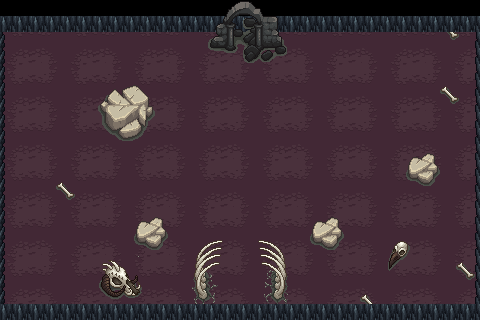

Rendered tile map (Tiled .tmx) drawn with the repository's tilesets; below, a short description and the map source with its tile grids summarised:
An orthogonal 30x20 tile map with 16x16 px tiles, 5 tile layers (Piso, Objetos del piso, Paredes, pilares entrada, ...), 4 tilesets and 16 objects.

<map version="1.10" tiledversion="1.11.2" orientation="orthogonal" renderorder="right-down" width="30" height="20" tilewidth="16" tileheight="16" infinite="0" nextlayerid="11" nextobjectid="33">
 <tileset firstgid="1" source="../../tiled_mapa2/Tiled_files/Ground_rocks.tsx" />
 <tileset firstgid="2263" source="../../tiled_mapa2/Tiled_files/Objects_animated3.tsx" />
 <tileset firstgid="3979" source="../../tiled_mapa2/Tiled_files/Objects.tsx" />
 <tileset firstgid="7579" source="texturas.tsx" />
 <layer id="1" name="Piso" width="30" height="20">
  <data>[600 cells, 570 non-empty, 12 distinct tile ids]</data>
 </layer>
 <layer id="6" name="Objetos del piso" width="30" height="20">
  <data>[600 cells, 33 non-empty, 17 distinct tile ids]</data>
 </layer>
 <layer id="5" name="Paredes" width="30" height="20">
  <data>[600 cells, 94 non-empty, 4 distinct tile ids]</data>
 </layer>
 <layer id="4" name="pilares entrada" width="30" height="20">
  <data>[600 cells, 59 non-empty, 41 distinct tile ids]</data>
 </layer>
 <layer id="3" name="puerta" width="30" height="20">
  <data>[600 cells, 20 non-empty, 20 distinct tile ids]</data>
 </layer>
 <objectgroup id="7" name="colisiones">
  <properties>
   <property name="colision" type="bool" value="true" />
  </properties>
  <object id="11" x="106.846" y="91.153" width="36.8254" height="37.7692">
   <properties>
    <property name="colision" type="bool" value="true" />
   </properties>
  </object>
  <object id="12" x="269.674" y="244.644" width="15.6952" height="56.1404">
   <properties>
    <property name="colision" type="bool" value="true" />
   </properties>
  </object>
  <object id="16" x="0.68872" y="11.1293" width="226.372" height="9.0549">
   <properties>
    <property name="colision" type="bool" value="true" />
   </properties>
  </object>
  <object id="17" x="260.437" y="10.7849" width="218.525" height="10.2622">
   <properties>
    <property name="colision" type="bool" value="true" />
   </properties>
  </object>
  <object id="18" x="-1.72592" y="8.62548" width="7.24392" height="315.11">
   <properties>
    <property name="colision" type="bool" value="true" />
   </properties>
  </object>
  <object id="19" x="4.22562" y="305.014" width="477.495" height="15.0915">
   <properties>
    <property name="colision" type="bool" value="true" />
   </properties>
  </object>
  <object id="20" x="475.08" y="-3.0183" width="8.45124" height="336.238">
   <properties>
    <property name="colision" type="bool" value="true" />
   </properties>
  </object>
  <object id="22" x="218.525" y="8.10068" width="13.2805" height="35.6159">
   <properties>
    <property name="colision" type="bool" value="true" />
   </properties>
  </object>
  <object id="23" x="259.143" y="4.04524" width="13.8842" height="38.0306">
   <properties>
    <property name="colision" type="bool" value="true" />
   </properties>
  </object>
  <object id="24" x="197.646" y="246.676" width="15.6952" height="53.7257">
   <properties>
    <property name="colision" type="bool" value="true" />
   </properties>
  </object>
  <object id="25" x="141.256" y="220.638" width="21.1281" height="15.0853">
   <properties>
    <property name="colision" type="bool" value="true" />
   </properties>
  </object>
  <object id="26" x="103.828" y="264.791" width="27.7684" height="22.8478">
   <properties>
    <property name="colision" type="bool" value="true" />
   </properties>
  </object>
  <object id="27" x="412.125" y="158.546" width="23.717" height="17.504">
   <properties>
    <property name="colision" type="bool" value="true" />
   </properties>
  </object>
  <object id="28" x="316.921" y="218.827" width="21.7318" height="25.3537">
   <properties>
    <property name="colision" type="bool" value="true" />
   </properties>
  </object>
 </objectgroup>
 <objectgroup id="9" name="spawns">
  <object id="30" x="209.268" y="286.503">
   <properties>
    <property name="name" value="spawn_centro" />
    <property name="sala_id" value="sala3" />
   </properties>
   <point />
  </object>
 </objectgroup>
 <objectgroup id="10" name="transiciones">
  <object id="31" x="232.999" y="3.88332" width="24.5944" height="21.574">
   <properties>
    <property name="destino" value="sala4" />
   </properties>
  </object>
 </objectgroup>
</map>
